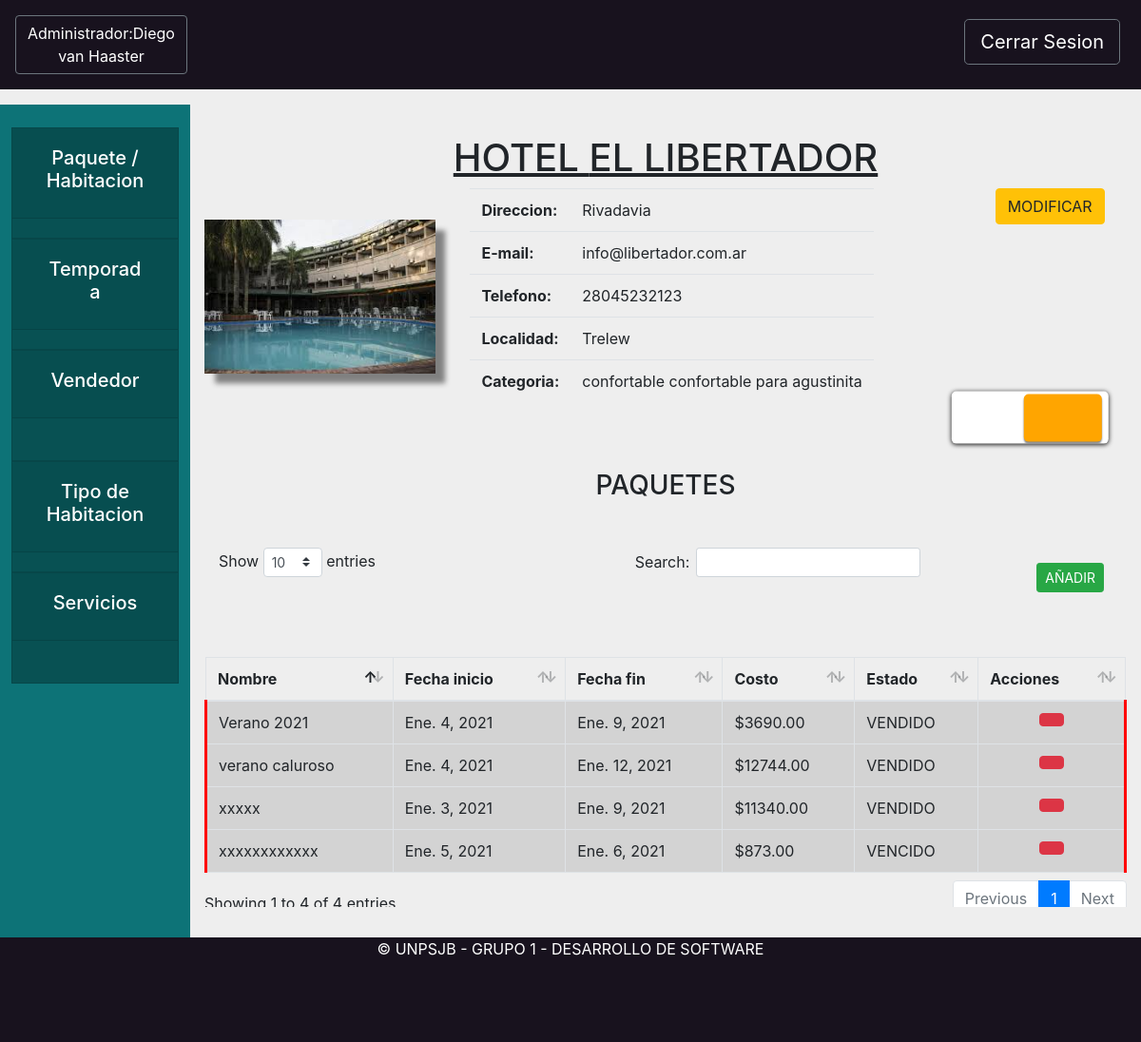
/hotel/vistaHotel/1 (signed in), run on an earlier commit of the app's database.
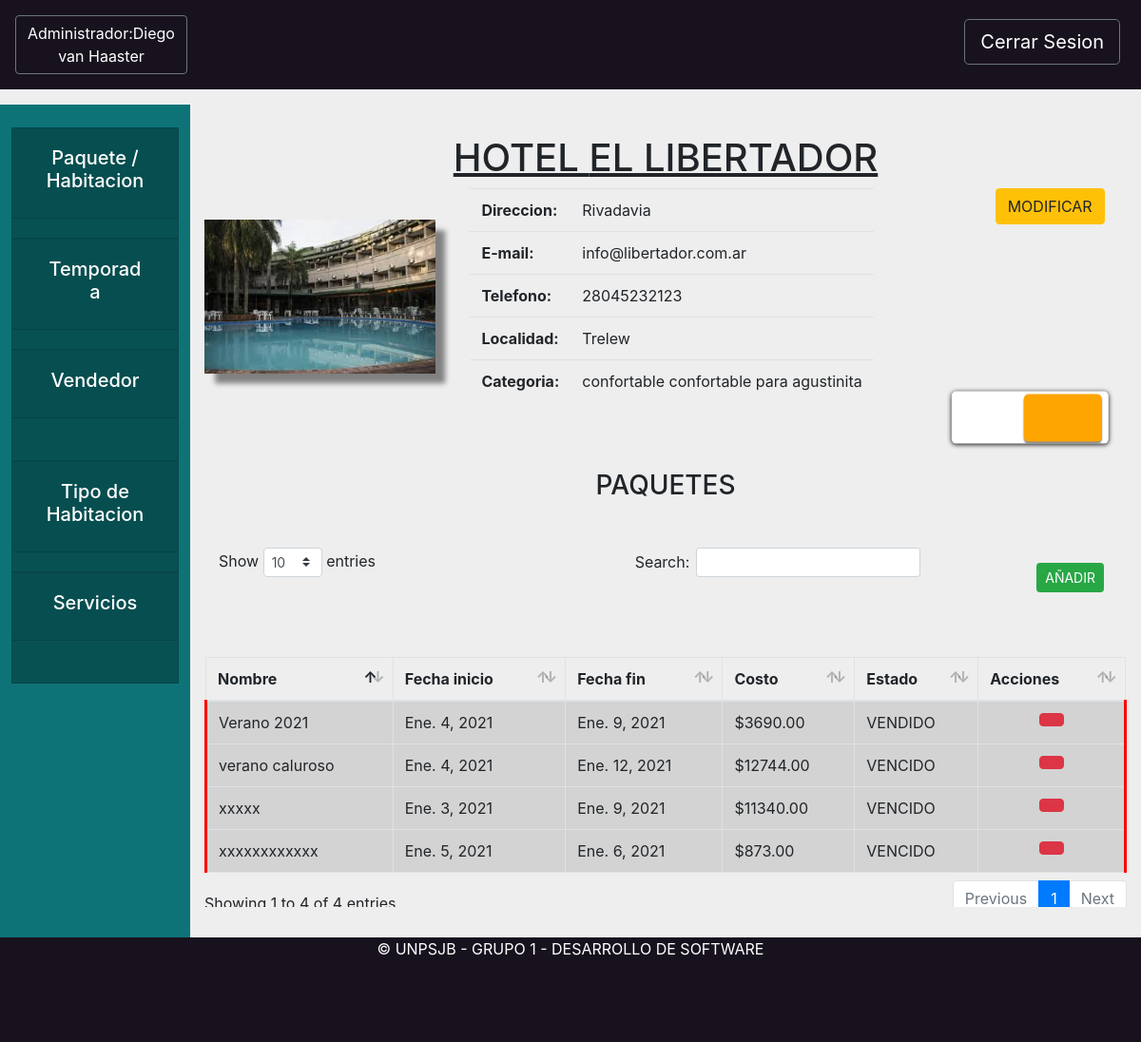
And on a later commit of the database.
### hotel/models.py (models this page shows, shortened)
class PaqueteTuristico(models.Model):
    nombre = models.CharField(max_length=200)
    coeficiente = models.DecimalField(max_digits=3, decimal_places=2)
    hotel = models.ForeignKey(Hotel, related_name='paquetesTuristicos', on_delete=models.CASCADE)
    inicio = models.DateField()
    fin = models.DateField()
    habitaciones = models.ManyToManyField(Habitacion, related_name='paqueteturistico')
    vendido = models.BooleanField(default=False)
    precio = models.DecimalField(max_digits=10, decimal_places=2)
    def actualizar_precio(self):
        self.precio=0
        habitaciones = Habitacion.objects.filter(paqueteturistico = self)
        for habitacion in habitaciones:
            self.precio += habitacion.precio_por_noche(self.inicio)
    def cantidad_dias(self):
        return abs(self.fin - self.inicio).days
    def get_costo(self):
        self.actualizar_precio()
        return "{0:.2f}".format((1-self.coeficiente) * (self.precio * self.cantidad_dias()))
    def estoy_vigente(self):
        return (not self.vendido) and (self.fin >= date.today())
    def estoy_vencido(self):
        return (self.fin < date.today())
    def estoy_vendido(self):
        return (self.vendido)

class Habitacion(models.Model):
    hotel = models.ForeignKey(Hotel, related_name="habitaciones", on_delete=models.CASCADE)
    numero = models.PositiveSmallIntegerField() # 403 <Piso><Cuarto>
    tipo = models.ForeignKey(TipoHabitacion, on_delete=models.CASCADE)
    baja = models.BooleanField(default=False) #Baja Logica
    class Meta:
        unique_together = (('hotel', 'numero'), )
    def precio_por_noche(self, fecha):
        precio_por_tipo = self.hotel.tarifario.filter(tipo=self.tipo).first()
        if precio_por_tipo is None:
            raise Exception("No puedo calcular el precio")
        if self.hotel.temporadas.filter(inicio__lte=fecha, fin__gte=fecha).exists():
            return precio_por_tipo.alta
        return precio_por_tipo.baja
    def precio_temp_baja(self):
        precio_por_tipo = self.hotel.tarifario.filter(tipo=self.tipo).first()
        if precio_por_tipo is None:
            raise Exception("No puedo calcular el precio")
        return precio_por_tipo.baja
    def precio_temp_alta(self):
        precio_por_tipo = self.hotel.tarifario.filter(tipo=self.tipo).first()
        if precio_por_tipo is None:
            raise Exception("No puedo calcular el precio")
        return precio_por_tipo.alta

class Hotel(models.Model):
    objects = HotelManager.from_queryset(HotelQuerySet)()
    nombre = models.CharField(max_length=200)
    direccion = models.CharField(max_length=800)
    email = models.EmailField(max_length=200)
    telefono = models.CharField(max_length=200)
    localidad = models.ForeignKey(Localidad, on_delete=models.CASCADE)
    encargado= models.ForeignKey(Encargado, on_delete=models.CASCADE, null=True)
    categoria = models.ForeignKey(Categoria, on_delete=models.CASCADE)
    servicios = models.ManyToManyField(Servicio)
    tipos = models.ManyToManyField(TipoHabitacion, through='PrecioPorTipo', through_fields=('hotel', 'tipo'))
    vendedores = models.ManyToManyField(Vendedor)#, related_name="hoteles")
    def tengo_tipos(self):
        return self.tipos.count()>0
    def es_hospedaje(self):
        return self.categoria.estrellas in [Categoria.ESTRELLA_A, Categoria.ESTRELLA_B, Categoria.ESTRELLA_C]
    def get_habitaciones(self):
        return Habitacion.objects.filter(hotel=self)
    def get_paquetes(self):
        return PaqueteTuristico.objects.filter(hotel=self)

class PrecioPorTipo(models.Model):
    hotel = models.ForeignKey(Hotel, on_delete=models.CASCADE, related_name='tarifario')
    tipo = models.ForeignKey(TipoHabitacion, on_delete=models.CASCADE, related_name='hoteles')
    baja = models.DecimalField(decimal_places=2, max_digits=10, blank=True, null=True)
    alta = models.DecimalField(decimal_places=2, max_digits=10, blank=True, null=True)

### core/models.py (models this page shows, shortened)
class TipoHabitacion(models.Model):
    nombre = models.CharField(max_length=200)
    descripcion = models.CharField(max_length=800)
    pasajeros = models.PositiveSmallIntegerField()
    cuartos = models.PositiveSmallIntegerField(default = 0)
    def __str__(self):
        return self.nombre

### hotel/views.py (the view)
# urls.py: path('vistaHotel/<hotel>', hviews.detalleHotel, name="vistaHotel"),
def detalleHotel(request,hotel):
    personaInstancia = request.user.persona
    hotelInstancia =get_object_or_404(Hotel, pk=hotel)
    return render(request, "hotel/vistaHotelAdmin.html",{"hotel":hotelInstancia,"administrador":personaInstancia})

### core/models.py (called while the page is built)
    def __str__(self):
        return self.nombre

    def __str__(self):
        return self.nombre

### hotel/templates/hotel/vistaHotelAdmin.html (shortened to what the changed rows need)
{% extends 'base/base.html'%}
{% load static %}
{% block extra_css %}
<link rel="stylesheet" href="{% static '/css/vistaHotel.css' %}">
{% endblock extra_css %}
{% block content %}
<div class="titulo">
    <h1>
        <center> <u> {%if hotel.es_hospedaje%} HOSPEDAJE {%else%} HOTEL {% endif %} {{hotel.nombre.upper}}</u> </center>
    </h1>
</div>
<div class="datosHotel">
    <div class="container">
        <div class="row">
            <div class="col-sm-7">
                <center>
                    <table class="table table-responsive tablaDatos">
                        <tr>
                            <th>Direccion:</th>
                        </tr>
                        <tr>
                            <th>E-mail:</th>
                        </tr>
                        <tr>
                            <th>Telefono:</th>
                        </tr>
                        <tr>
                            <th>Localidad:</th>
                        </tr>
                        <tr>
                            <th>Categoria:</th>
                        </tr>
                    </table>
                </center>
            </div>
        </div>
    </div>
</div>
{% block datosVista %}
<div class="abajo">
    <div class="formularioHotel2" id="vistaPaquetes">
        <table id="example2" class="table table-striped table-bordered tablaListaHabitacion">
            <thead>
                <tr>
                    <th>Nombre</th>
                    <th>Fecha inicio</th>
                    <th>Fecha fin</th>
                    <th>Costo</th>
                    <th>Estado</th>
                    <th>Acciones</th>
                </tr>
            </thead>
            <tbody>
                {% for paquete in hotel.get_paquetes %}
                <tr class="{% if paquete.estoy_vigente%}
                comercializable manito
                {% else %}
                noComercializable manito
                {% endif%}
                ">
                    <td>{{paquete.nombre}}</td>
                    <td>{{paquete.inicio}}</td>
                    <td>{{paquete.fin}}</td>
                    <td>${{paquete.get_costo}}</td>
                    <td>{% if paquete.estoy_vendido %} VENDIDO
                        {% elif paquete.estoy_vencido %} VENCIDO
                        {% else %} VIGENTE
                        {% endif %}</td>
                    <td>
                        <center>
                            {% if paquete.estoy_vigente %}
                            <button type="button" class="btn btn-warning" data-toggle="modal"
                                data-target="#modificarPaqueteTuristicoHotel"
                                onclick="abrir_modal('{% url 'hotel:modalModificarPaqueteTuristicoHotel' hotel.pk paquete.pk%}', '#modificarPaqueteTuristicoHotel');"
                                title="Editar">
                                <i class="fas fa-edit"></i>
                            </button>
                            {% elif paquete.estoy_vencido %}
                            <button type="button" class="btn btn-danger" data-toggle="modal"
                                data-target="#eliminarPaqueteTuristicoHotel"
                                onclick="abrir_modal('{% url 'hotel:modalEliminarPaqueteTuristicoHotel' hotel.pk paquete.pk%}', '#eliminarPaqueteTuristicoHotel');"
                                title="Eliminar">
                            </button>
                            {% endif %}
                        </center>
                    </td>
                </tr>
                {% endfor %}
            </tbody>
        </table>
    </div>
    {% endblock datosVista %}
    {% endblock content %}

What changed in the data, as far as the page shows it:
changed PaqueteTuristico "verano caluroso": vendido "VENDIDO" → "VENCIDO"
changed PaqueteTuristico "xxxxx": vendido "VENDIDO" → "VENCIDO"
